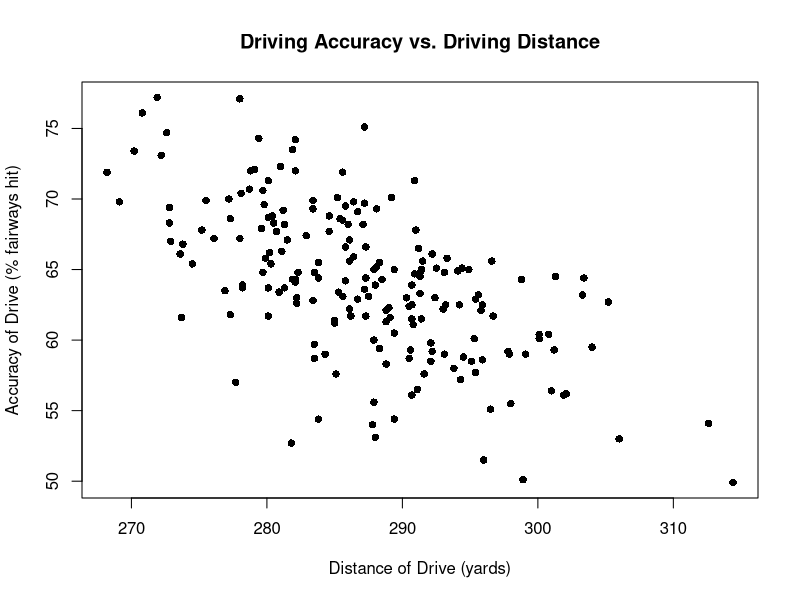
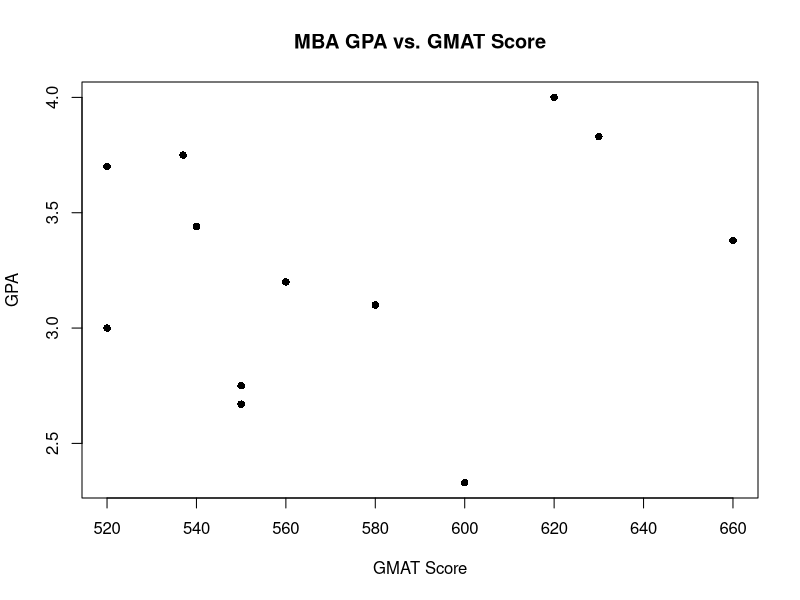
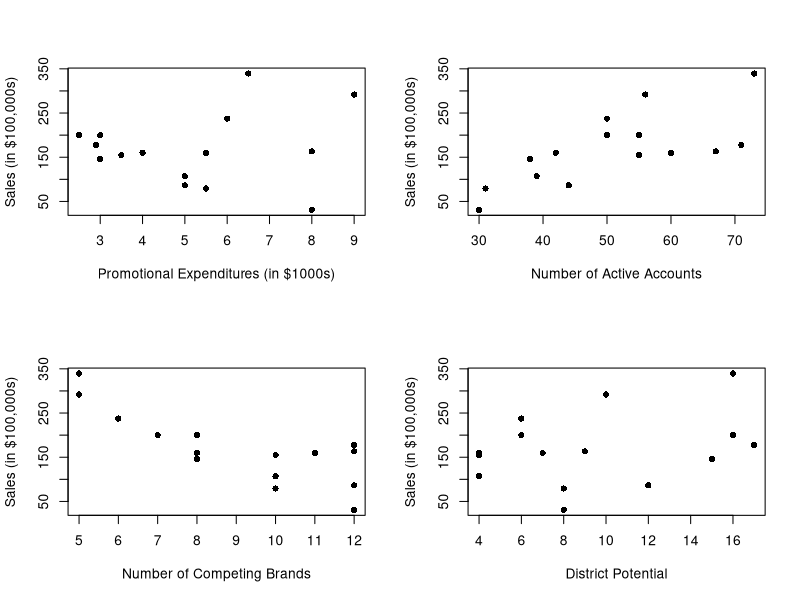

Write R code to recreate these figures, in order.
## Analysis of Variance (ANOVA)
setwd("/Users/nstevens/Dropbox/Teaching/STAT_331/Lecture Material/")

## PGA Example
golf <- read.csv(file = "pga_data.csv", header = T)
plot(x = golf$Avg.Drive, y = golf$Drv.Acc, ylab = "Accuracy of Drive (% fairways hit)", xlab = "Distance of Drive (yards)", main = "Driving Accuracy vs. Driving Distance", pch = 16)
m_golf <- lm(Drv.Acc ~ Avg.Drive, data = golf)
anova(m_golf)
summary(m_golf)

## MBA Example
mba <- read.csv("mba_data.csv", header = T)
plot(x = mba$GMAT, y = mba$GPA, ylab = "GPA", xlab = "GMAT Score", main = "MBA GPA vs. GMAT Score", pch = 16)
m_mba <- lm(GPA ~ GMAT, data = mba)
anova(m_mba)
summary(m_mba)

## Sales Example
sales <- read.csv(file = "sales.csv", header = T)
par(mfrow = c(2,2))
plot(x = sales$X1, y = sales$Y, ylab = "Sales (in $100,000s)", xlab = "Promotional Expenditures (in $1000s)", pch = 16)
plot(x = sales$X2, y = sales$Y, ylab = "Sales (in $100,000s)", xlab = "Number of Active Accounts", pch = 16)
plot(x = sales$X3, y = sales$Y, ylab = "Sales (in $100,000s)", xlab = "Number of Competing Brands", pch = 16)
plot(x = sales$X4, y = sales$Y, ylab = "Sales (in $100,000s)", xlab = "District Potential", pch = 16)
m_sales <- lm(Y ~ X1 + X2 + X3 + X4, data = sales)
anova(m_sales)
summary(m_sales)

